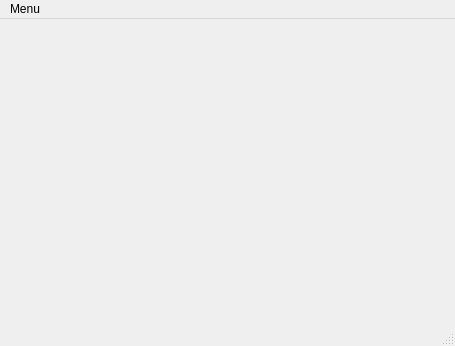
<?xml version="1.0" encoding="UTF-8"?>
<ui version="4.0">
 <class>MainWindow</class>
 <widget class="QMainWindow" name="MainWindow">
  <property name="geometry">
   <rect>
    <x>0</x>
    <y>0</y>
    <width>455</width>
    <height>346</height>
   </rect>
  </property>
  <property name="windowTitle">
   <string>MainWindow</string>
  </property>
  <widget class="QWidget" name="centralwidget"/>
  <widget class="QMenuBar" name="menubar">
   <property name="geometry">
    <rect>
     <x>0</x>
     <y>0</y>
     <width>455</width>
     <height>21</height>
    </rect>
   </property>
   <widget class="QMenu" name="menuMenu">
    <property name="title">
     <string>Menu</string>
    </property>
    <addaction name="actionTest1"/>
    <addaction name="actionTest2"/>
   </widget>
   <addaction name="menuMenu"/>
  </widget>
  <widget class="QStatusBar" name="statusbar"/>
  <action name="actionTest1">
   <property name="text">
    <string>test1</string>
   </property>
  </action>
  <action name="actionTest2">
   <property name="text">
    <string>test2</string>
   </property>
  </action>
 </widget>
 <resources/>
 <connections/>
</ui>
